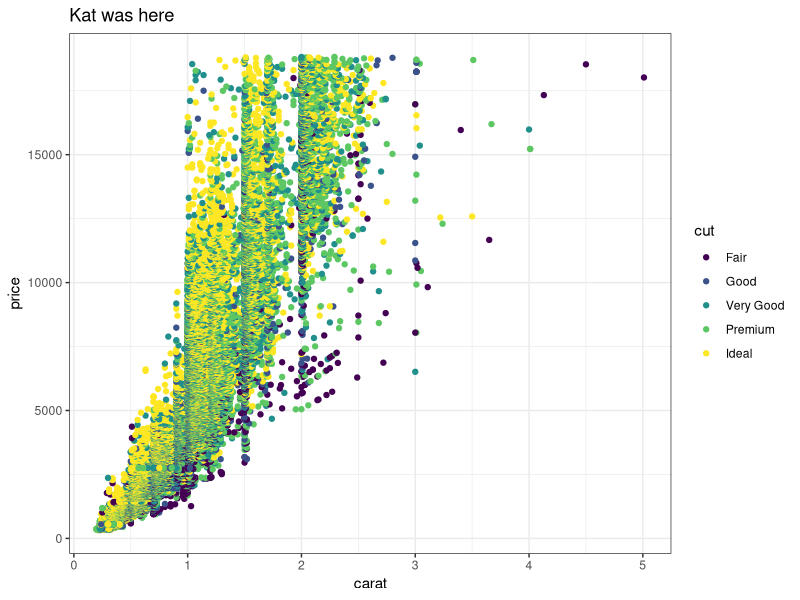
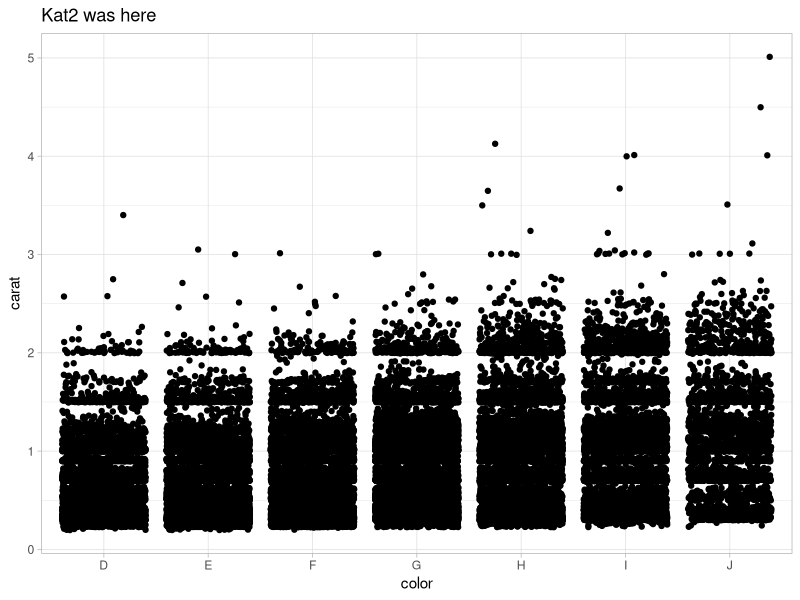
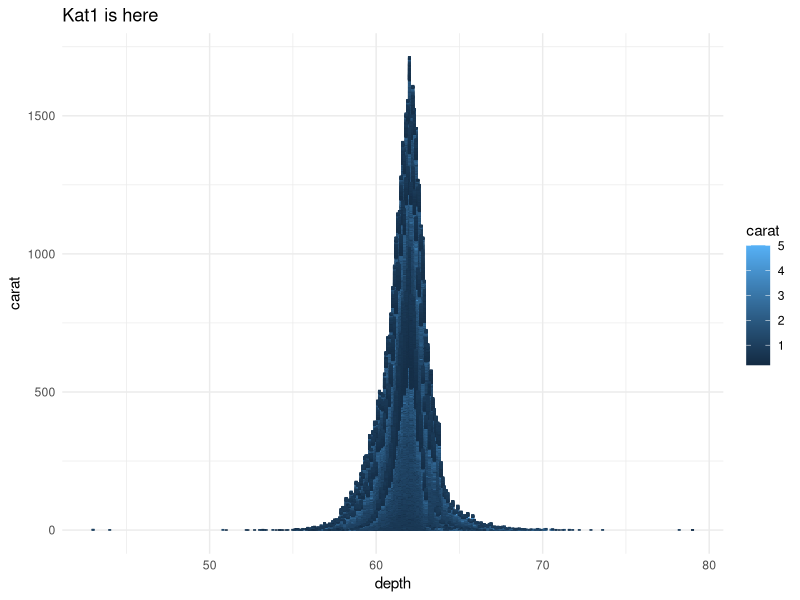
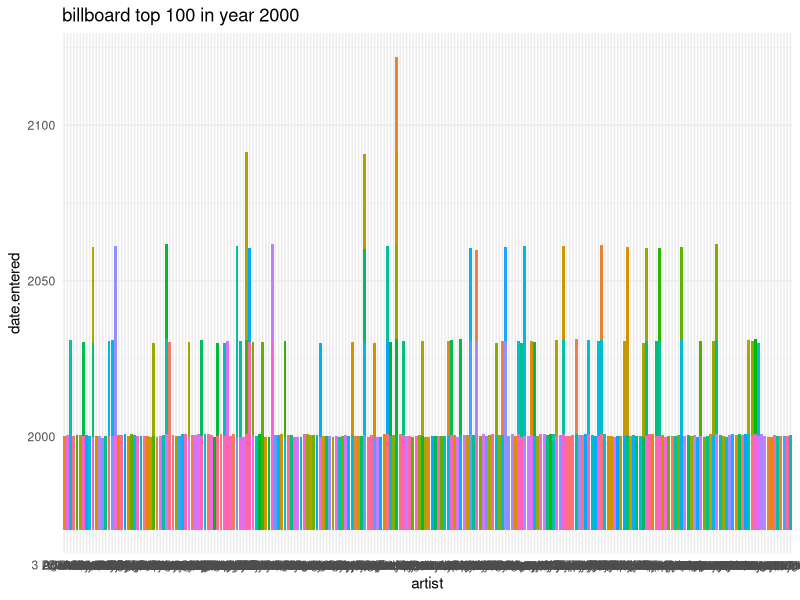

Write R code to recreate these figures, in order.
## ---- chunk 1
knitr::opts_chunk$set(echo = TRUE)
library(tidyverse)
## ---- chunk 2
# Partner 1: 
# Run the code below to see the original graph
# Change the code below to make the point color change based on 'cut', and update the theme to theme_bw(). Update the title to include your first name. 

ggplot(data = diamonds, aes(x = carat, y = price)) +
  geom_point(aes(color = cut)) +
  theme_bw() +
  labs(title = "Kat was here")
## ---- chunk 3
# Partner 2: 
# Run the code below to see the original graph
# Change the code below to make the geom a geom_jitter, and update the theme to theme_light. Update the title to include your first name. 

ggplot(data = diamonds, aes(x = color, y = carat)) +
  geom_jitter() +
  theme_light() +
  labs(title = "Kat2 was here")
## ---- chunk 4
ggplot(data = diamonds, aes(x = depth, y = carat)) +
  geom_col(aes(color = carat, shape = cut)) +
  theme_minimal() + labs(title = "Kat1 is here")
## ---- chunk 5

ggplot(data = billboard, aes(y = date.entered, x= artist))+
  geom_col(aes(fill= track), show.legend= FALSE)+
  theme_minimal()+
  labs(title= "billboard top 100 in year 2000")

